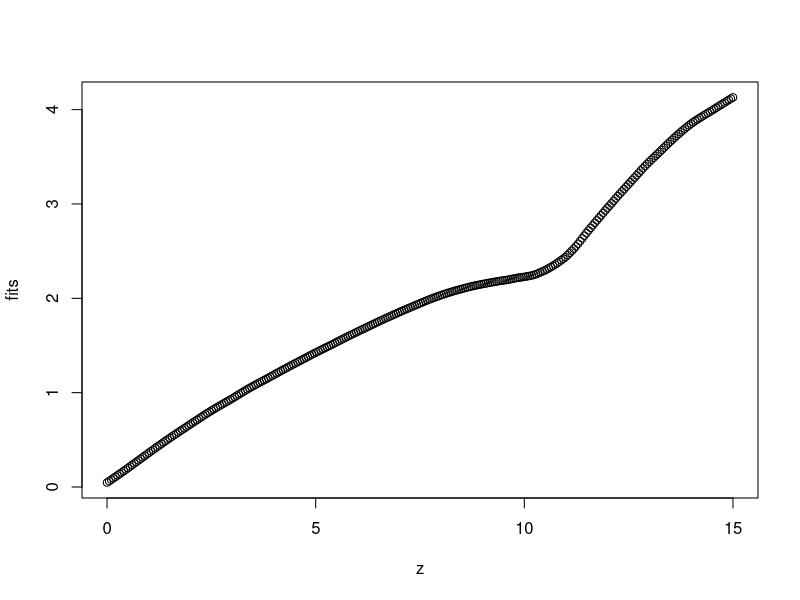

Reproduce this figure in R.
llr = function(x, y, z, omega) {
  fits = sapply(z, compute_f_hat, x, y, omega)
  return(fits)
}

compute_f_hat = function(z, x, y, omega) {
  Wz = make_weight_matrix(z, x, omega)
  X = make_predictor_matrix(x)
  f_hat = c(1, z) %*% solve(t(X) %*% Wz %*% X) %*% t(X) %*%  Wz %*% y
  return(f_hat)
}

make_weight_matrix = function(z, x, omega){
  W = abs(x-z)/omega
  return(diag(W))
}

make_predictor_matrix = function(x){
  ones = rep(1, times = length(x)) 
  return(matrix(c(ones,x), nrow = length(x), ncol = 2, byrow = FALSE))
}

library(reshape2)
data(french_fries)
french_fries = french_fries[complete.cases(french_fries),]
z = seq(0, 15, length.out = 300)
fits = llr(z = z, x = french_fries$potato, y = french_fries$buttery, omega = 2)
plot(z, fits)

